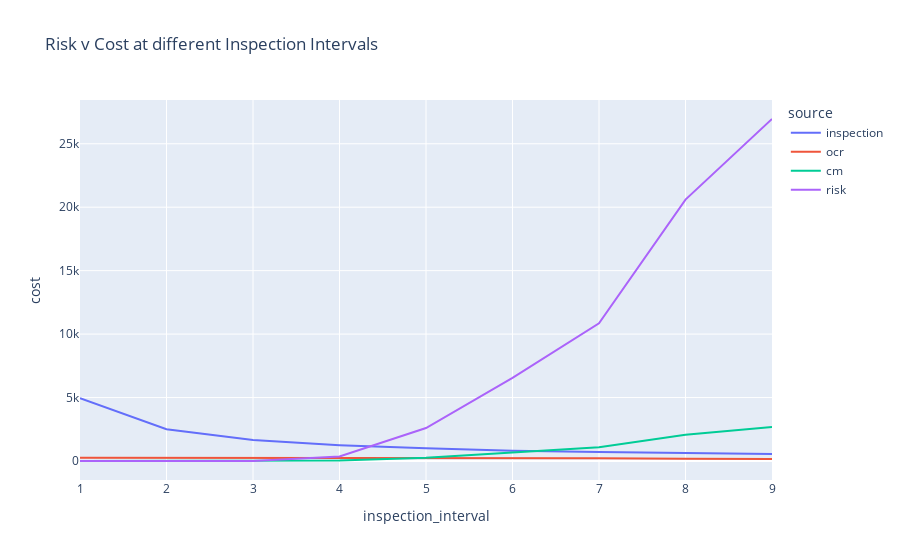

Notebook source saved alongside this figure:
### Code cell
df_plot = pd.DataFrame(cost).T

df_plot = pd.melt(df_plot, id_vars=['inspection_interval'], var_name = 'source', value_name = 'cost')

fig = px.line(df_plot, x="inspection_interval", y="cost", color='source', title='Risk v Cost at different Inspection Intervals')
fig.show()

### Figure 1 — Plotly figure (JSON) as saved in the notebook; plotly's stock layout.template omitted (floating-point values rounded to 4 significant figures)
{"data": [{"hovertemplate": "source=inspection<br>inspection_interval=%{x}<br>cost=%{y}<extra></extra>", "legendgroup": "inspection", "line": {"color": "#636efa", "dash": "solid"}, "mode": "lines", "name": "inspection", "orientation": "v", "showlegend": true, "type": "scatter", "x": [1, 2, 3, 4, 5, 6, 7, 8, 9], "xaxis": "x", "y": [4950, 2498.0, 1650, 1250.0, 999.9, 800, 700, 600, 550], "yaxis": "y"}, {"hovertemplate": "source=ocr<br>inspection_interval=%{x}<br>cost=%{y}<extra></extra>", "legendgroup": "ocr", "line": {"color": "#EF553B", "dash": "solid"}, "mode": "lines", "name": "ocr", "orientation": "v", "showlegend": true, "type": "scatter", "x": [1, 2, 3, 4, 5, 6, 7, 8, 9], "xaxis": "x", "y": [250.3, 251.5, 248.2, 242.5, 236, 220.9, 211.9, 184.7, 164], "yaxis": "y"}, {"hovertemplate": "source=cm<br>inspection_interval=%{x}<br>cost=%{y}<extra></extra>", "legendgroup": "cm", "line": {"color": "#00cc96", "dash": "solid"}, "mode": "lines", "name": "cm", "orientation": "v", "showlegend": true, "type": "scatter", "x": [1, 2, 3, 4, 5, 6, 7, 8, 9], "xaxis": "x", "y": [0, 0, 0, 35, 260, 655, 1085, 2060, 2685], "yaxis": "y"}, {"hovertemplate": "source=risk<br>inspection_interval=%{x}<br>cost=%{y}<extra></extra>", "legendgroup": "risk", "line": {"color": "#ab63fa", "dash": "solid"}, "mode": "lines", "name": "risk", "orientation": "v", "showlegend": true, "type": "scatter", "x": [1, 2, 3, 4, 5, 6, 7, 8, 9], "xaxis": "x", "y": [0, 0, 0, 350, 2600, 6550, 10850, 20600, 26950], "yaxis": "y"}], "layout": {"legend": {"title": {"text": "source"}, "tracegroupgap": 0}, "title": {"text": "Risk v Cost at different Inspection Intervals"}, "xaxis": {"anchor": "y", "domain": [0, 1], "title": {"text": "inspection_interval"}}, "yaxis": {"anchor": "x", "domain": [0, 1], "title": {"text": "cost"}}}}
